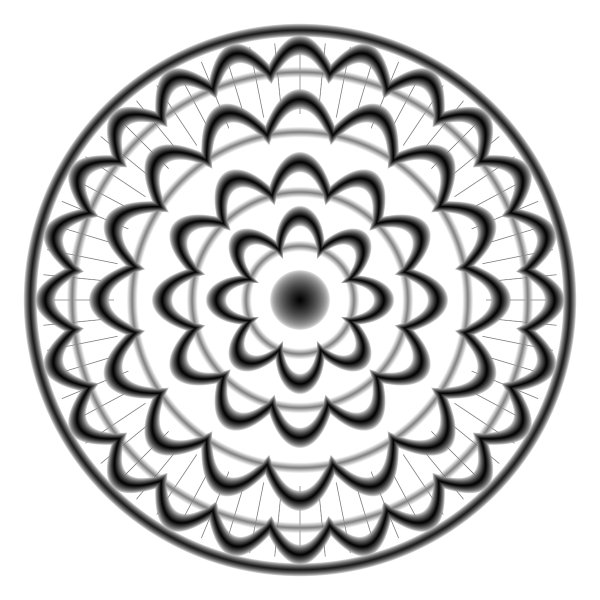
#> input picture ejemplos/mandala.png, 1200 x 1200 px, found by its file name (shown at 1/2 size)
$ python piezas_web.py ejemplos/mandala.png
#> lines starting #> are read from the running program, lines starting #| are printed output that depends on the picture
### cuadro_puzzle.py
#!/usr/bin/env python3
"""
Cuadro en relieve 3D dividido en 4 piezas (2x2) con encajes de rompecabezas.

Uso:
  .venv/bin/python cuadro_puzzle.py mi_imagen.jpg
  .venv/bin/python cuadro_puzzle.py mi_imagen.jpg --ancho 600 --relieve 5 --invertir

Genera en la carpeta "salida_<nombre>":
  pieza_A_sup_izq.stl, pieza_B_sup_der.stl, pieza_C_inf_izq.stl, pieza_D_inf_der.stl
  vista_previa.png
"""
import argparse
import math
import os
import struct

import numpy as np
from PIL import Image, ImageDraw, ImageFilter, ImageOps
from manifold3d import CrossSection, JoinType, Manifold, Mesh

CAMA_K2_PLUS = 350.0  # mm


def leer_args():
    p = argparse.ArgumentParser(description="Cuadro 3D en 4 piezas tipo rompecabezas")
    p.add_argument("imagen")
    p.add_argument("--ancho", type=float, default=620, help="ancho total del cuadro en mm (default 620)")
    p.add_argument("--base", type=float, default=3.0, help="grosor de la base en mm (default 3)")
    p.add_argument("--relieve", type=float, default=4.0, help="altura máxima del relieve en mm (default 4)")
    p.add_argument("--invertir", action="store_true", help="zonas claras salen altas (por defecto salen las oscuras)")
    p.add_argument("--marco", type=float, default=10.0, help="ancho del marco elevado en mm, 0 = sin marco (default 10)")
    p.add_argument("--res", type=float, default=0.5, help="resolución de la malla en mm (default 0.5)")
    p.add_argument("--holgura", type=float, default=0.25, help="separación entre piezas en mm (default 0.25)")
    p.add_argument("--suavizado", type=float, default=1.0, help="desenfoque de la imagen en px de malla (default 1)")
    p.add_argument("--cama", type=float, default=CAMA_K2_PLUS, help="tamaño de la cama en mm (default 350, K2 Plus)")
    p.add_argument("--salida", help="carpeta de salida (default salida_<nombre>)")
    p.add_argument("--coords-globales", action="store_true", help="no mover cada pieza al origen (útil para visores)")
    return p.parse_args()


# ---------- mapa de alturas ----------

def mapa_alturas(a, W, H, nx, ny):
    img = Image.open(a.imagen)
    img = ImageOps.exif_transpose(img).convert("L")
    img = img.resize((nx, ny), Image.LANCZOS)
    if a.suavizado > 0:
        img = img.filter(ImageFilter.GaussianBlur(a.suavizado))
    g = np.asarray(img, dtype=np.float32) / 255.0
    g = np.flipud(g)  # fila 0 de la imagen = arriba del cuadro (y máxima)
    t = g if a.invertir else 1.0 - g
    z = a.base + a.relieve * t
    if a.marco > 0:
        xs = np.linspace(0, W, nx)
        ys = np.linspace(0, H, ny)
        X, Y = np.meshgrid(xs, ys)
        borde = (X < a.marco) | (X > W - a.marco) | (Y < a.marco) | (Y > H - a.marco)
        z[borde] = a.base + a.relieve + 1.0
    return z  # shape (ny, nx)


# [41 lines left out: functions losa, pestana, not called in this run]


def contornos(W, H, holgura):
    mx, my = W / 2, H / 2
    lado = min(W, H) / 2
    r = max(5.0, lado * 0.03)
    cuello = r * 1.1
    largo = r * 2.2
    # piezas: (col, fila) con fila 1 = arriba
    rect = {
        (0, 1): (0, my, mx, H), (1, 1): (mx, my, W, H),
        (0, 0): (0, 0, mx, my), (1, 0): (mx, 0, W, my),
    }
    forma = {k: CrossSection.square((x1 - x0, y1 - y0)).translate((x0, y0)) for k, (x0, y0, x1, y1) in rect.items()}

    pest = []  # (dueño, vecino, CrossSection)
    # costura vertical x = mx: tramo de abajo y tramo de arriba, 2 pestañas cada uno
    for fila, (y0, y1) in enumerate([(0, my), (my, H)]):
        for k, f in enumerate((1 / 3, 2 / 3)):
            y = y0 + (y1 - y0) * f
            sale_der = (k + fila) % 2 == 0
            dueno, vecino = ((0, fila), (1, fila)) if sale_der else ((1, fila), (0, fila))
            pest.append((dueno, vecino, pestana(mx, y, 1 if sale_der else -1, 0, r, cuello, largo)))
    # costura horizontal y = my
    for col, (x0, x1) in enumerate([(0, mx), (mx, W)]):
        for k, f in enumerate((1 / 3, 2 / 3)):
            x = x0 + (x1 - x0) * f
            sale_arriba = (k + col) % 2 == 1
            dueno, vecino = ((col, 0), (col, 1)) if sale_arriba else ((col, 1), (col, 0))
            pest.append((dueno, vecino, pestana(x, my, 0, 1 if sale_arriba else -1, r, cuello, largo)))

    for dueno, vecino, cs in pest:
        forma[dueno] = forma[dueno] + cs
        forma[vecino] = forma[vecino] - cs
    # holgura: cada pieza se encoge la mitad para que encajen sin forzar
    for k in forma:
        forma[k] = forma[k].offset(-holgura / 2, JoinType.Round, 2.0, 64)
    return forma, largo


# ---------- exportar ----------

# [69 lines left out: functions guardar_stl, vista_previa, main, not called in this run]


# [2 lines that do not run on import are left out]

### herramientas/piezas_web.py
#!/usr/bin/env python3
"""
Genera las piezas en baja resolución para el visor 3D de la landing (index.html).

Formato .bin por pieza (little endian):
  uint32 n_vertices, uint32 n_triangulos,
  int16[n_vertices*3] posiciones en décimas de mm,
  uint16[n_triangulos*3] índices

Uso: .venv/bin/python herramientas/piezas_web.py ejemplos/mandala.png
"""
import json
import math
import os
import struct
import sys

import numpy as np
from PIL import Image, ImageOps

sys.path.insert(0, os.path.join(os.path.dirname(__file__), ".."))
import cuadro_puzzle as cp


def main():
    sys.argv = [sys.argv[0], sys.argv[1], "--res", "2.5"]
    a = cp.leer_args()
    with Image.open(a.imagen) as im:
#> im is the input picture: PIL image 1200x1200 L; min 0, max 255, mean 203
        aspecto = ImageOps.exif_transpose(im).height / im.width
#> aspecto = 1
    W, H = a.ancho, round(a.ancho * aspecto, 1)
#> W = 620; H = 620
    nx, ny = int(round(W / a.res)) + 1, int(round(H / a.res)) + 1
#> nx = 1241; ny = 1241
    rx, ry = W / (nx - 1), H / (ny - 1)
#> rx = 0.5; ry = 0.5
    z = cp.mapa_alturas(a, W, H, nx, ny)
#> in mapa_alturas, `img = img.resize((nx, ny), Image.LANCZOS)`:
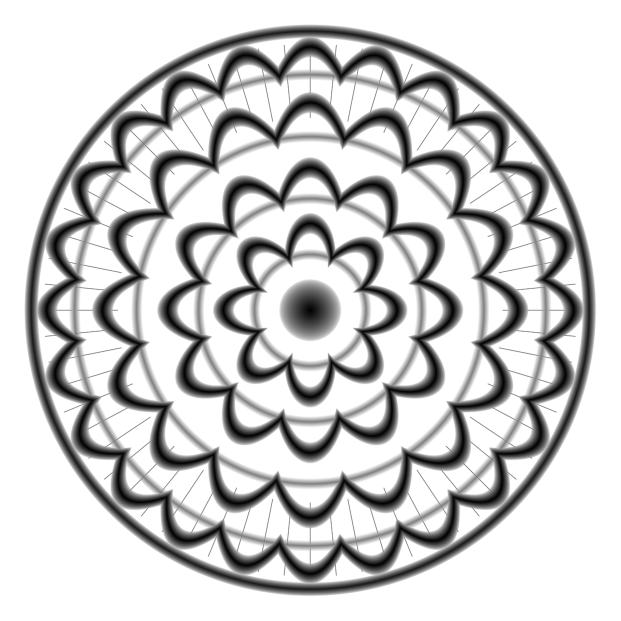
#> img: PIL image 1241x1241 L (shown at 1/2 size); min 0, max 255, mean 202.9
#> in mapa_alturas, `t = g if a.invertir else 1.0 - g`:
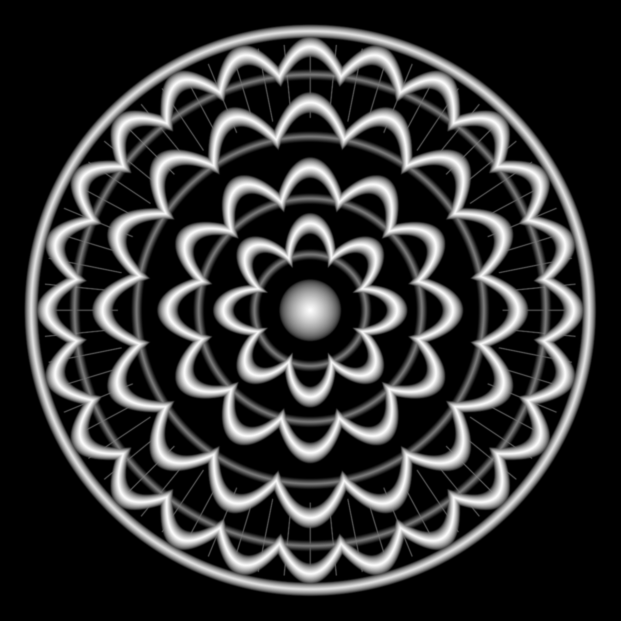
#> t: shape (1241, 1241) float32 (shown at 1/2 size); min 0, max 0.996, mean 0.205
#> in mapa_alturas, `z[borde] = a.base + a.relieve + 1.0`:
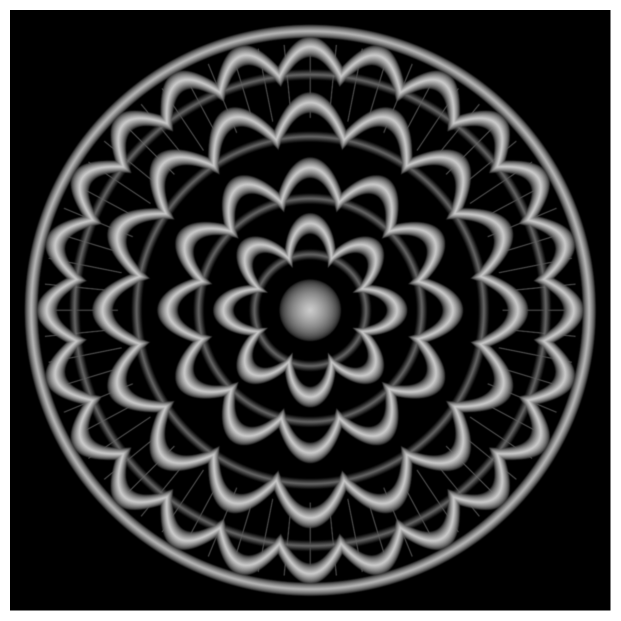
#> z: shape (1241, 1241) float32 (shown at 1/2 size); min 3, max 8, mean 4.14; drawn with min black and max white
    forma, _ = cp.contornos(W, H, a.holgura)
    nombres = {(0, 1): "A", (1, 1): "B", (0, 0): "C", (1, 0): "D"}
    os.makedirs("assets/piezas", exist_ok=True)
    for k, cs in forma.items():
        bx0, by0, bx1, by1 = cs.bounds()
        i0, i1 = max(0, math.floor(bx0 / rx) - 1), min(nx - 1, math.ceil(bx1 / rx) + 1)
        j0, j1 = max(0, math.floor(by0 / ry) - 1), min(ny - 1, math.ceil(by1 / ry) + 1)
        slab = cp.losa(z[j0:j1 + 1, i0:i1 + 1], 0, 0, 1).scale((rx, ry, 1)).translate((i0 * rx, j0 * ry, 0))
        m = (slab ^ cs.extrude(float(z.max()) + 1)).to_mesh()
        v = np.asarray(m.vert_properties)[:, :3]
        t = np.asarray(m.tri_verts)
        v = np.round((v - [W / 2, H / 2, 0]) * 10).astype("<i2")  # centrado en el cuadro
        with open(f"assets/piezas/{nombres[k]}.bin", "wb") as f:
            f.write(struct.pack("<II", len(v), len(t)))
            f.write(v.tobytes())
            f.write(t.astype("<u2").tobytes())
        print(nombres[k], len(v), "vértices", len(t), "triángulos")
    with open("assets/piezas/info.json", "w") as f:
        json.dump({"ancho": W, "alto": H}, f)


if __name__ == "__main__":
    main()
#> (the call stopped at in contornos, `forma = {k: CrossSection.square((x1 - x0, y1 - y0)).translate((x0, y0)..`: manifold3d is not available in this run)
